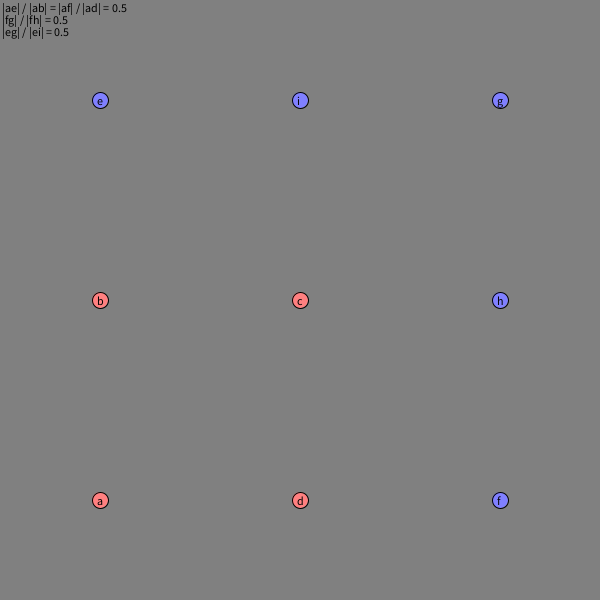
Frame 1 (no input)
Frame 60 (the mouse pressed at the canvas centre just before this capture): identical to frame 1, image omitted
Frame 120 (the mouse held since frame 60 and released just before this capture): identical to frame 1, image omitted

The Processing sketch that drew this single still picture (run headless with seeded random() and noise(); from frame 60 on, the mouse is pressed at the canvas centre):

// Processing sketch: processing_122841
// ── processing_122841.pde

// projection mapping for 4 control points
Vertex a = new Vertex(100, 500, "a");
Vertex b = new Vertex(100, 300, "b");
Vertex c = new Vertex(300, 300, "c");
Vertex d = new Vertex(300, 500, "d");
//
// b ------- c
// | ....... |
// | ....... |
// a ------- d
//
Vertex e = new Vertex(0, 0, "e"); // extends a-b
Vertex f = new Vertex(0, 0, "f"); // extends a-d
Vertex g = new Vertex(0, 0, "g"); // doubles a-c
Vertex h = new Vertex(0, 0, "h"); // intersects f-g
Vertex i = new Vertex(0, 0, "i"); // intersects e-g
Vertex j = new Vertex(0, 0, "j"); // helper

float abe, eig, fhg;

Vertex[] drawnVertices;
Vertex[] dragableVertices;

public void setup() {
    size(600, 600);

    dragableVertices = new Vertex[4];
    dragableVertices[0] = a;
    dragableVertices[1] = b;
    dragableVertices[2] = c;
    dragableVertices[3] = d;

    drawnVertices = new Vertex[9];
    drawnVertices[0] = a;
    drawnVertices[1] = b;
    drawnVertices[2] = c;
    drawnVertices[3] = d;
    drawnVertices[4] = e;
    drawnVertices[5] = f;
    drawnVertices[6] = g;
    drawnVertices[7] = h;
    drawnVertices[8] = i;

    for (Vertex p : drawnVertices) {
        p.fillCol = color(128, 128, 256);
        p.strokeCol = color(0);
    }

    for (Vertex p : dragableVertices) {
        p.fillCol = color(256, 128, 128);
        p.strokeCol = color(0);
    }

    smooth();
}

public void draw() {
    background(color(128));

    for (Vertex p : dragableVertices) {
        p.dragUpdate(mouseX, mouseY);
    }

    calculatePoints();

    for (Vertex p : drawnVertices) {
        p.draw(this);
    }
    
    text("|ae| / |ab| = |af| / |ad| = " + abe, 2, 12);
    text("|fg| / |fh| = " + fhg, 2, 24);
    text("|eg| / |ei| = " + eig, 2, 36);
}

private void calculatePoints() {
    g.set(d).sub(b).add(c);
    e.atIntersection(a, b, g, c);
    f.atIntersection(a, d, g, c);
    h.set(b).sub(a).add(f);
    i.set(d).sub(a).add(e);
    g.atIntersection(e, i, f, h);
    h.atIntersection(b, c, g, f);
    i.atIntersection(d, c, g, e);
    abe = getRatio(a, b, e);
    eig = getRatio(e, i, g);
    fhg = getRatio(f, h, g);
}

private float getRatio(Vertex a, Vertex b, Vertex c) {
    return j.set(b).sub(a).len() / j.set(c).sub(a).len();
}

public void mousePressed() {
        for (Vertex p : dragableVertices) {
                p.dragStart(mouseX, mouseY);
        }
}

public void mouseReleased() {
        for (Vertex p : dragableVertices) {
                p.dragEnd(mouseX, mouseY);
        }
}

public void mouseExited() {
        for (Vertex p : dragableVertices) {
                p.dragEnd(mouseX, mouseY);
        }
}

class Vertex {
        float x;
        float y;
        float d;
        String name;
        int fillCol;
        int strokeCol;

        public Vertex(float x, float y, String name) {
                this.x = x;
                this.y = y;
                this.name = name;
                this.d = 16;
        }

        boolean isDrag;

        public void dragUpdate(int mouseX, int mouseY) {
                if (isDrag) {
                        this.x = mouseX;
                        this.y = mouseY;
                }
        }

        public void dragEnd(int mouseX, int mouseY) {
                isDrag = false;
        }

        public void dragStart(int mouseX, int mouseY) {
                isDrag = isInside(mouseX, mouseY);
        }

        public void draw(PApplet p5) {
                p5.fill(fillCol);
                p5.stroke(strokeCol);
                p5.ellipse(x, y, d, d);
                p5.fill(strokeCol);
                p5.text(name, x - 3, y + 5);
        }

        public boolean isInside(float x, float y) {
                return sqrt((this.x - x) * (this.x - x) + (this.y - y) * (this.y - y)) < d / 2;
        }

        public Vertex set(Vertex p) {
                this.x = p.x;
                this.y = p.y;
                return this;
        }

        public Vertex add(Vertex p) {
                this.x += p.x;
                this.y += p.y;
                return this;
        }

        public Vertex sub(Vertex p) {
                this.x -= p.x;
                this.y -= p.y;
                return this;
        }

        public Vertex mul(float f) {
                this.x *= f;
                this.y *= f;
                return this;
        }

        public float len() {
                return sqrt(this.x * this.x + this.y * this.y);
        }

        public Vertex normalize() {
                return mul(1.f / len());
        }

        public void atIntersection(Vertex start1, Vertex end1, Vertex start2, Vertex end2) {
                // http://en.wikipedia.org/wiki/Line-line_intersection
                float l1 = (start1.x * end1.y - start1.y * end1.x);
                float l2 = (start2.x * end2.y - start2.y * end2.x);
                float q = 1.f / ((start1.x - end1.x) * (start2.y - end2.y) - (start1.y - end1.y) * (start2.x - end2.x));
                this.x = (l1 * (start2.x - end2.x) - (start1.x - end1.x) * l2) * q;
                this.y = (l1 * (start2.y - end2.y) - (start1.y - end1.y) * l2) * q;
        }
}
